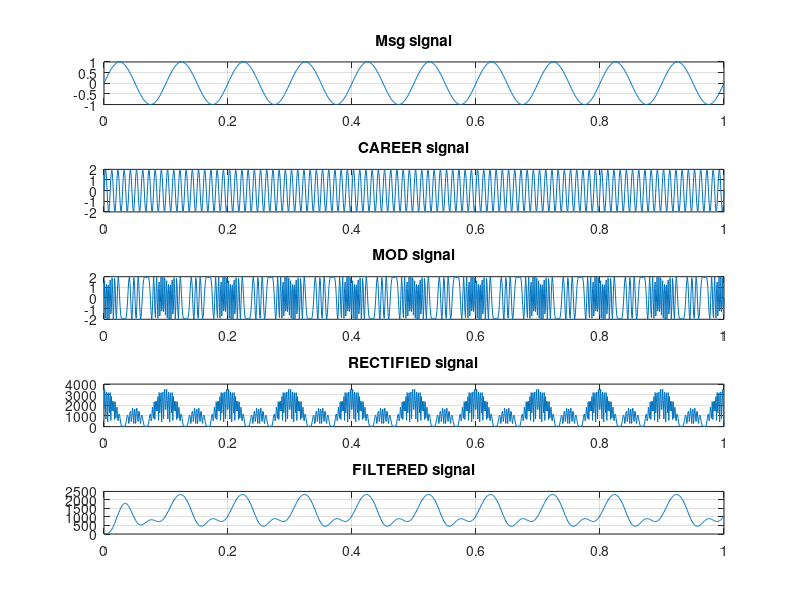

This chart was generated by the following MATLAB code:
clear all;
clc;

fs=1000;
t=0:0.001:1;

fm=10;Am=1;
msg_sig=Am*sin(2*pi*fm.*t);

subplot(5,1,1);
plot(t,msg_sig);
title('Msg signal')
grid on;

fc=100;Ac=2;
car_sig=Ac*sin(2*pi*fc.*t);

subplot(5,1,2);
plot(t,car_sig);
title('CAREER signal')
grid on;

kf=25;
mod_sig=Ac*sin(2*pi*fc.*t+kf*msg_sig);

subplot(5,1,3);
plot(t,mod_sig);
title('MOD signal')
grid on;

demod_sig=[diff(mod_sig) 0]*fs;

rec_signal=abs(demod_sig);

subplot(5,1,4);
plot(t,rec_signal);
title('RECTIFIED signal')
grid on;

cutoff_freq=20;
order=4;
nyquist_freq=fs/2;
normalize_cutoff_freq=cutoff_freq/nyquist_freq;

[b,a]=butter(order,normalize_cutoff_freq,'low');

filtered_sig=filter(b,a,rec_signal);


subplot(5,1,5);
plot(t,filtered_sig);
title('FILTERED signal')
grid on;

